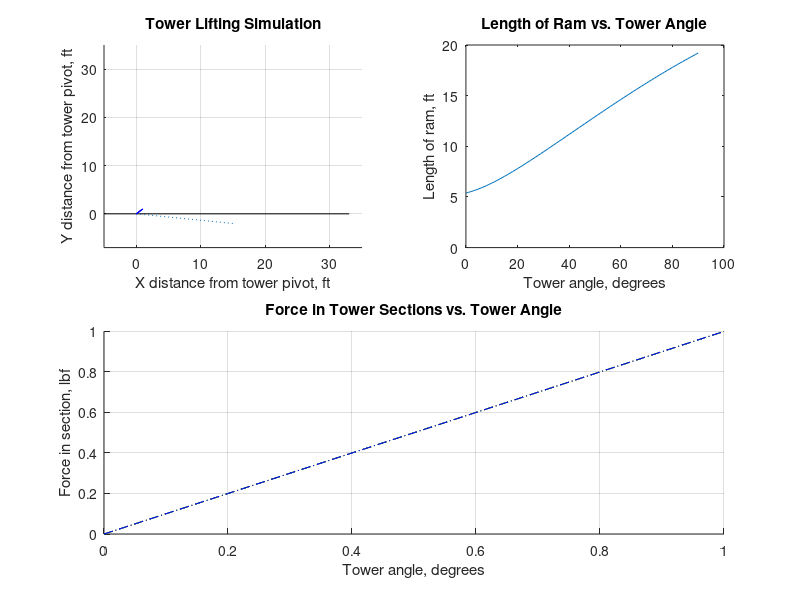

Source code (MATLAB): (Note: this script raises an error after producing the figure.)
% Code simulating forces in a launch tower during lift
% Origin is at the pivot point of the tower
% Positive x is to the right, positive y is against gravity
% The tower lies with the pivot point on the left, and rotates to
% vertical in the counter-clockwise direction
% Counter-clockwise is positive for moments/torques
% Additional coordinate system: "along" - collinear to the tower, positive
% away from pivot point ; "away" - perpendicular to tower, in-plane with
% hydraulic ram, positive away from pivot point

% These forces are calculated with the tower in a stable position
% Extra force will be required & generated if the tower is lifted

clear
close all
clc
clf

% [ MOST VALUES TEMPORARY ]

g = 32.2; % gravitational constant, ft/s^2
Th = 30; % tower length, ft
Tcg = Th / 2; % distance of tower CG from pivot, ft - *assumed!* 1/2 tower
    % get a better number if necessary
Tm = 500; % tower mass, lbm [TEMPORARY VALUE]
Rm = 100; % rocket mass, lbm [TEMPORARY VALUE]
Rcg = 10; % rocket cg distance from tower pivot when loaded, ft
% H: having to do with the ([H]ydraulic) ram
Hm = 100; % ram mass, lbm [TEMPORARY VALUE]

Hx = 15; % distance along the I-beam between the pivot and the ram, ft
Hy = -2; % distance above the I-beam that the ram base is mounted, ft

Pd = sqrt((Hx^2) + (Hy^2)); % distance between the pivot points, ft
theta = rand(1,91); % angle the tower is raised from vertical, degrees
theta(1,:) = 0:1:90;
alpha = atand(Hy / Hx); % angle measured from the I-beam to the pivot-pivot line, degrees

Hal = 10; % distance along the tower between the pivot and the ram, ft
Hl = sqrt((Hal^2) + (Pd^2) - (2*Hal*Pd*cosd(theta - alpha))); % length of ram, ft

subplot(2,2,2)
grid on
degrees_vs_ram = plot(theta, Hl);
title("Length of Ram vs. Tower Angle")
xlabel("Tower angle, degrees")
ylabel("Length of ram, ft")

subplot(2,2,[3 4])
grid on
title("Force in Tower Sections vs. Tower Angle")
xlabel("Tower angle, degrees")
ylabel("Force in section, lbf")
Tifx_line = line("Color", "red", "LineStyle", "--");
Tify_line = line("Color", "red", "LineStyle", ":");
Hifx_line = line("Color", "green", "LineStyle", "--");
Hify_line = line("Color", "green", "LineStyle", ":");
Hpfx_line = line("Color", "blue", "LineStyle", "--");
Hpfy_line = line("Color", "blue", "LineStyle", ":");
%legend("Tower internal force", "Ram internal force", "Ram pivot force")

subplot(2,2,1)
grid on
title("Tower Lifting Simulation")
xlabel("X distance from tower pivot, ft")
ylabel("Y distance from tower pivot, ft")
xlim([-5, Th + 5])
ylim([Hy - 5, Th + 5])
ibeam = line([-5 Th*1.1],[0 0], "Color", "black"); % I-beam base
pivotline = line([0 Hx], [0 Hy], "LineStyle", ":");
Hal_line = line("Color", "blue");
extended_tower_line = line("Color", "blue");
ram = line("Color", "blue");
Tifx_data = [];
Tify_data = [];
Hifx_data = [];
Hify_data = [];
Hpfx_data = [];
Hpfy_data = [];

syms Tifx Tify Hifx Hify Hpfx Hpfy

for angle_index = 1:91
    pause(0.05)
    ram_x = [Hx  Hal*cosd(theta(angle_index))];
    ram_y = [Hy  Hal*sind(theta(angle_index))];
    tower_tip = [((cosd(theta(angle_index))*(Th - Hal))+ram_x(2)) ((sind(theta(angle_index))*(Th - Hal))+ram_y(2))];
    gamma = 180 - atan2d((ram_y(2) - ram_y(1)), (ram_x(2) - ram_x(1)));

    % Calculating forces in the tower and in the ram
    % Tifxy: tower internal forces
    % Hifxy: ram internal force
    % Hpfxy: ram base pivot reaction force

    tower_sum_x = Tifx + Hifx == 0;
    tower_sum_y = Tify + Hify - Tm*g - Rm*g == 0;
    tower_sum_m = ...
        -Tm*g*Tcg*cosd(theta(angle_index)) ...
        - Rm*g*Rcg*cosd(theta(angle_index)) ...
        - Hifx*Hal*sind(theta(angle_index)) ...
        + Hify*Hal*cosd(theta(angle_index)) == 0;
    ram_sum_x = Hpfx - Hifx == 0;
    ram_sum_y = Hpfy - Hify - Hm*g == 0;
    ram_sum_m = ...
        Hify*Hl*cosd(gamma) ...
        + Hifx*Hl*sind(gamma) ...
        + Hm*g*(0.5*Hl)*cosd(gamma) == 0;

    forces = solve([tower_sum_x, tower_sum_y, tower_sum_m, ram_sum_x, ram_sum_y, ram_sum_m], [Tifx, Tify, Hifx, Hify, Hpfx, Hpfy], 'ReturnConditions', true)
    Tifx_data = [Tifx_data double(forces.Tifx)];
    Tify_data = [Tify_data double(forces.Tify)];
    Hifx_data = [Hifx_data double(forces.Hifx)];
    Hify_data = [Hify_data double(forces.Hify)];
    Hpfx_data = [Hpfx_data double(forces.Hpfx)];
    Hpfy_data = [Hpfy_data double(forces.Hpfy)];
    
    set(Tifx_line, 'XData', theta(1:length(Tifx_data)), 'YData', Tifx_data)
    set(Tify_line, 'XData', theta(1:length(Tify_data)), 'YData', Tify_data)
    set(Hifx_line, 'XData', theta(1:length(Hifx_data)), 'YData', Hifx_data)
    set(Hify_line, 'XData', theta(1:length(Hify_data)), 'YData', Hify_data)
    set(Hpfx_line, 'XData', theta(1:length(Hpfx_data)), 'YData', Hpfx_data)
    set(Hpfy_line, 'XData', theta(1:length(Hpfy_data)), 'YData', Hpfy_data)
    
    set(ram, 'XData', ram_x, 'YData', ram_y)
    set(Hal_line, 'XData', [0 ram_x(2)], 'YData', [0 ram_y(2)])
    set(extended_tower_line, 'XData', [ram_x(2) tower_tip(1)], 'YData', [ram_y(2) tower_tip(2)])
end